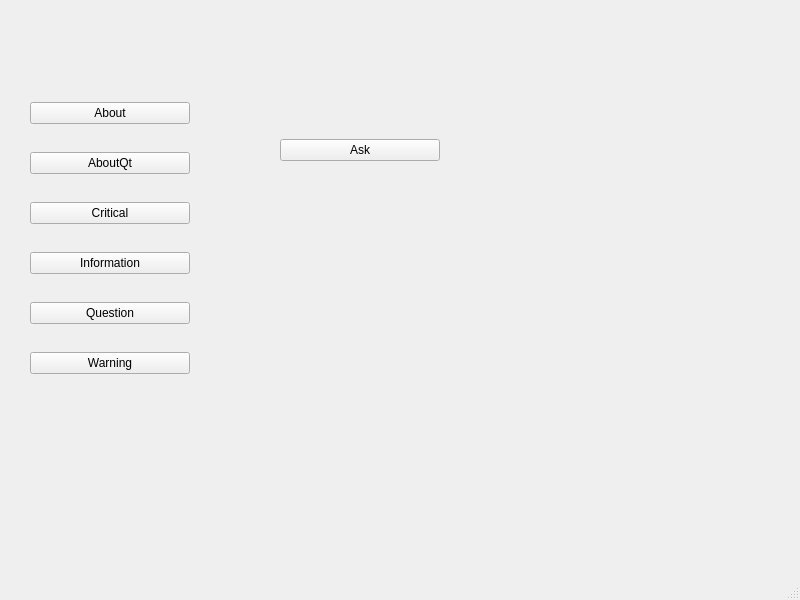
<?xml version="1.0" encoding="UTF-8"?>
<ui version="4.0">
 <class>MainWindow</class>
 <widget class="QMainWindow" name="MainWindow">
  <property name="geometry">
   <rect>
    <x>0</x>
    <y>0</y>
    <width>800</width>
    <height>600</height>
   </rect>
  </property>
  <property name="windowTitle">
   <string>MainWindow</string>
  </property>
  <widget class="QWidget" name="centralwidget">
   <widget class="QWidget" name="verticalLayoutWidget">
    <property name="geometry">
     <rect>
      <x>30</x>
      <y>80</y>
      <width>160</width>
      <height>321</height>
     </rect>
    </property>
    <layout class="QVBoxLayout" name="verticalLayout">
     <item>
      <widget class="QPushButton" name="btnAbout">
       <property name="text">
        <string>About</string>
       </property>
      </widget>
     </item>
     <item>
      <widget class="QPushButton" name="btnAboutQt">
       <property name="text">
        <string>AboutQt</string>
       </property>
      </widget>
     </item>
     <item>
      <widget class="QPushButton" name="btnCritical">
       <property name="text">
        <string>Critical</string>
       </property>
      </widget>
     </item>
     <item>
      <widget class="QPushButton" name="btnInformation">
       <property name="text">
        <string>Information</string>
       </property>
      </widget>
     </item>
     <item>
      <widget class="QPushButton" name="btnQuestion">
       <property name="text">
        <string>Question</string>
       </property>
      </widget>
     </item>
     <item>
      <widget class="QPushButton" name="pushButton_6">
       <property name="text">
        <string>Warning</string>
       </property>
      </widget>
     </item>
    </layout>
   </widget>
   <widget class="QWidget" name="verticalLayoutWidget_2">
    <property name="geometry">
     <rect>
      <x>280</x>
      <y>110</y>
      <width>160</width>
      <height>80</height>
     </rect>
    </property>
    <layout class="QVBoxLayout" name="verticalLayout_2">
     <item>
      <widget class="QPushButton" name="btnAsk">
       <property name="text">
        <string>Ask</string>
       </property>
      </widget>
     </item>
    </layout>
   </widget>
  </widget>
  <widget class="QMenuBar" name="menubar">
   <property name="geometry">
    <rect>
     <x>0</x>
     <y>0</y>
     <width>800</width>
     <height>24</height>
    </rect>
   </property>
  </widget>
  <widget class="QStatusBar" name="statusbar"/>
 </widget>
 <resources/>
 <connections/>
</ui>
